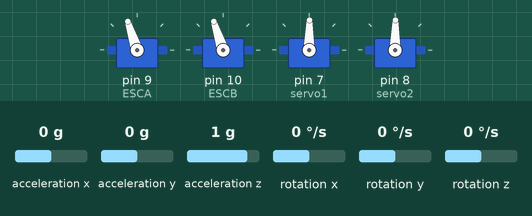
Bench run of a sketch on a simulated Arduino Uno, built with avr-gcc and run on an emulated ATmega328P. On the bench: 4 × servo. Inputs (shaded band) come from the test bench; at power-on: acceleration x 0 g, acceleration y 0 g, acceleration z 1 g, rotation x 0 °/s, rotation y 0 °/s, rotation z 0 °/s.

Above: at 8.8 s.
8.9 s: acceleration x set to -1.4 g
At 17.2 s:
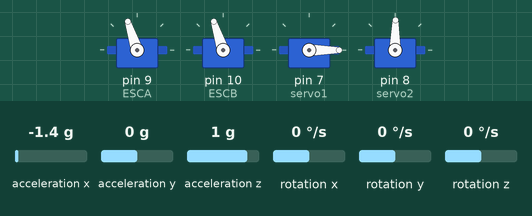
17.5 s: acceleration y set to -1.4 g
At 25.0 s:
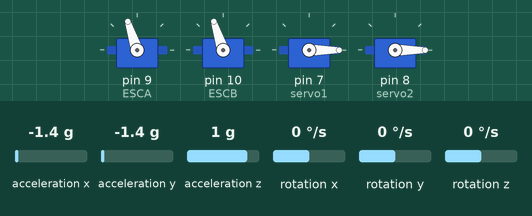
25.5 s: acceleration x set to -0.8 g
At 32.7 s:
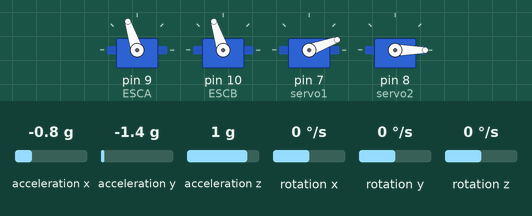
33.5 s: acceleration y set to -0.8 g
At 41.2 s:
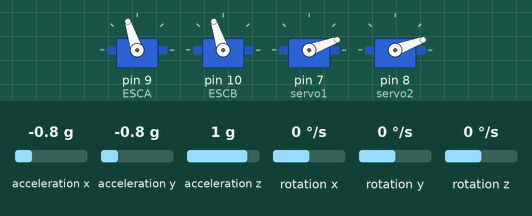
41.5 s: acceleration x set to 0 g
At 49.1 s:
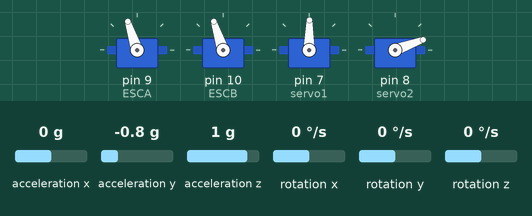
49.5 s: acceleration y set to 0.8 g
At 56.7 s:
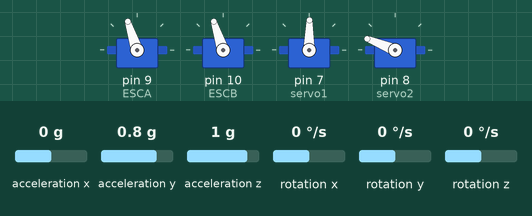
Timing chart, 0 to 58.2 s (numbered marks = the images above; inputs shaded):
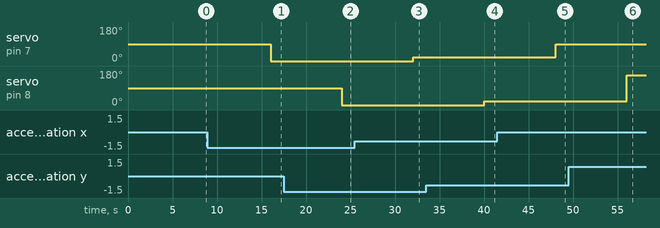

The sketch:

AutoCOaxial.ino
```cpp
#include <Servo.h>
#include <MPU6050.h>
#include <I2Cdev.h>
#include <Wire.h>

Servo ESCA;     // create servo object to control the ESC
Servo ESCB;   // value from the analog pin

MPU6050 mpu;
int16_t ax, ay, az;
int16_t gx, gy, gz;


Servo servo1;
Servo servo2;

int val1;
int val2;
int pval1;
int pval2;

void setup() {
  // Attach the ESC on pin 9
  Wire.begin();
  ESCA.attach(9,1000,2000); // (pin, min pulse width, max pulse width in microseconds)
  ESCB.attach(10,1000,2000);
   mpu.initialize();
  servo1.attach(7);
  servo2.attach(8);
}

void loop() {
   // scale it to use it with the servo library (value between 0 and 180)
  ESCA.write(1600);
  ESCB.write(1600);    // Send the signal to the ESC
  delay(4000);

 ESCA.write(1600);
 ESCB.write(1600);    // Send the signal to the ESC
  delay(4000);

  mpu.getMotion6(&ax,&ay, &az, &gx, &gy, &gz);
  val1= map(ax, -17000, 17000, 0, 179);
  if (val1 != pval1){
  servo1.write(val1);
  pval1= val1;
}
val2= map(ay, -17000, 17000, 0, 179);
if (val2 != pval2){
  servo2.write(val2);
  pval2= val2;
}
delay(5);


}
```

Measured:
- after the input at 8.9 s, servo on pin 7 (servo1): 89° → 0° after 7.1 s
- after the input at 17.5 s, servo on pin 8 (servo2): 89° → 0° after 6.5 s
- after the input at 25.5 s, servo on pin 7 (servo1): 0° → 20° after 6.5 s
- after the input at 33.5 s, servo on pin 8 (servo2): 0° → 20° after 6.5 s
- after the input at 41.5 s, servo on pin 7 (servo1): 20° → 89° after 6.6 s
- after the input at 49.5 s, servo on pin 8 (servo2): 20° → 158° after 6.6 s
